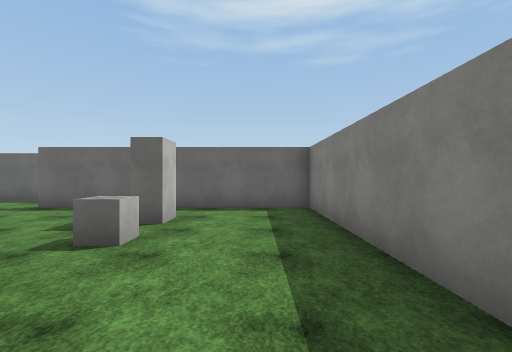
View 1 (above)

16 first-person views from a walk through a Unity game level. The camera is 1.5 m above the floor, looks level and sees 85° across. The floor is counted in squares, 2 m on a side. Each view is taken from the middle of a square. On the plan, view 1 faces up. The plan holds only what a view shows up to about 10 squares ahead; the rest is blank. The player character is not drawn. Surface patterns are stand-ins for the level's own textures.

View 2
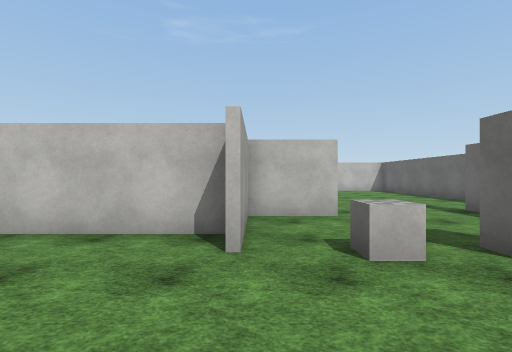

View 3
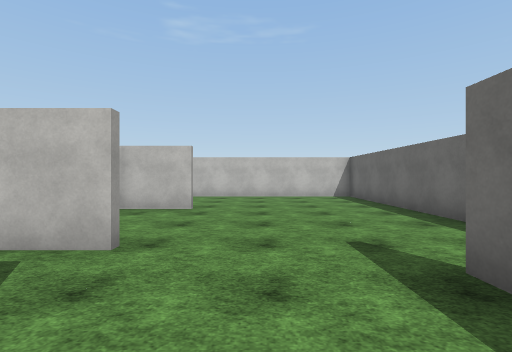

View 4
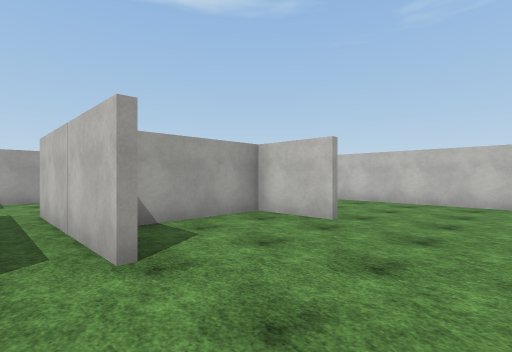

View 5
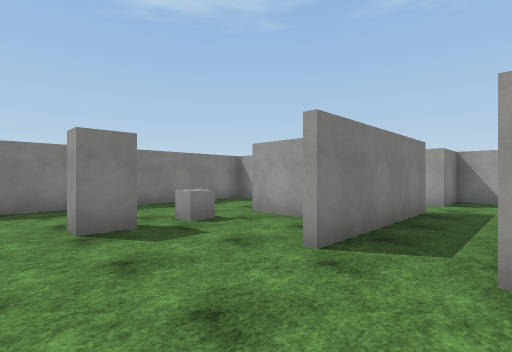

View 6
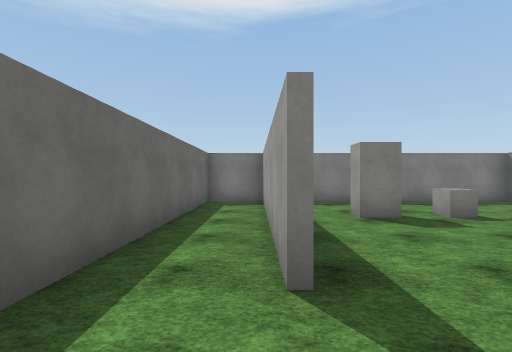

View 7
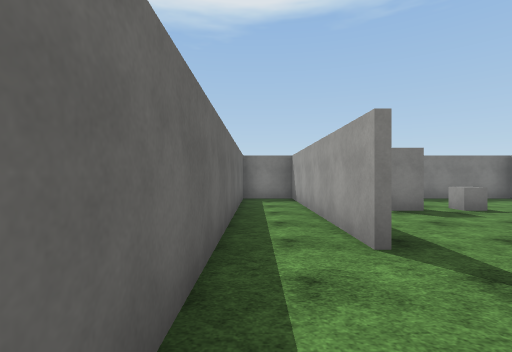

View 8
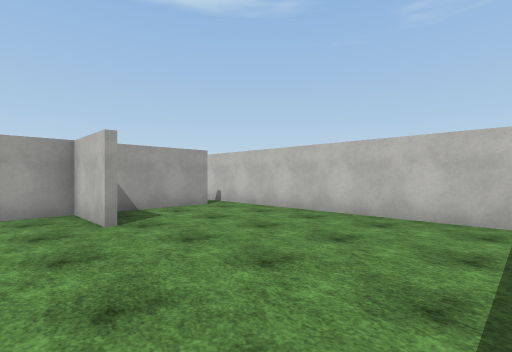

View 9
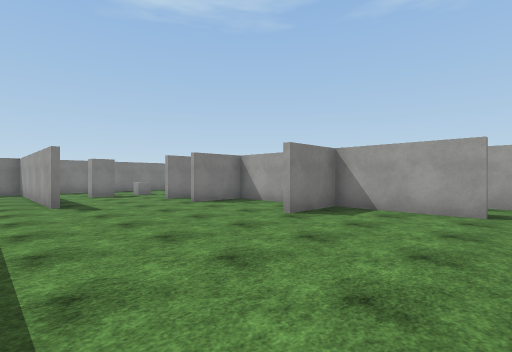

View 10
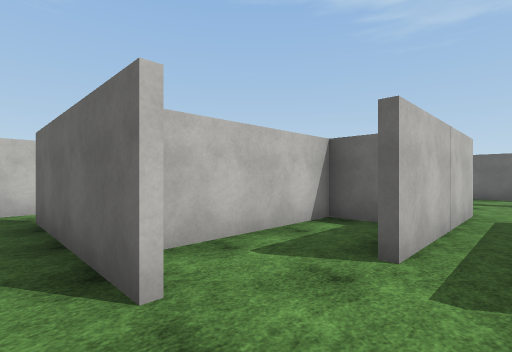

View 11
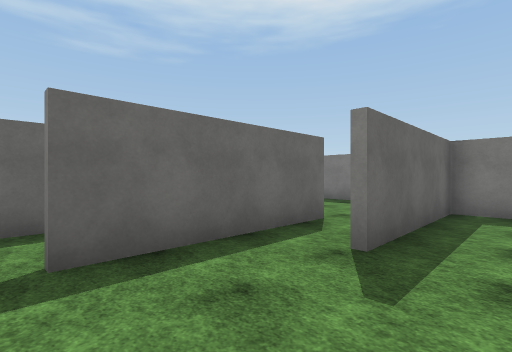

View 12
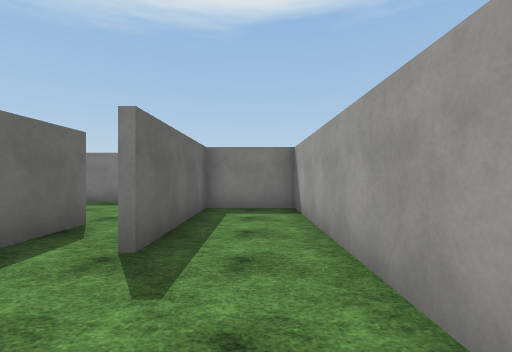

View 13
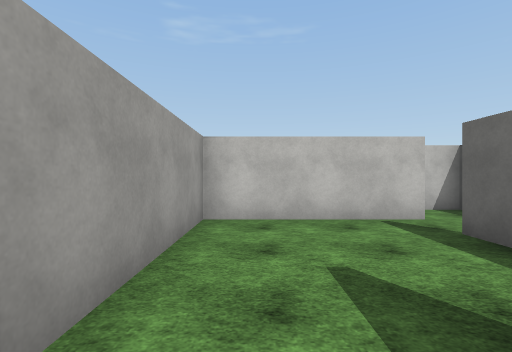

View 14
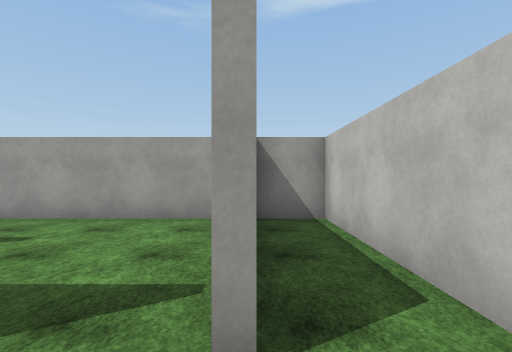

View 15
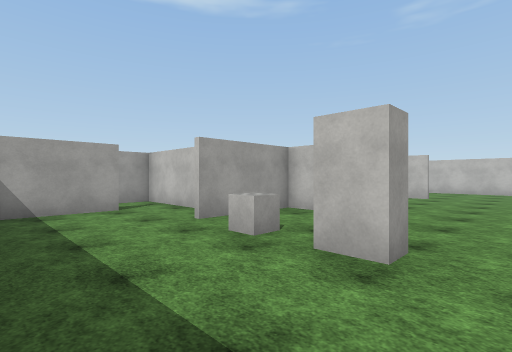

View 16
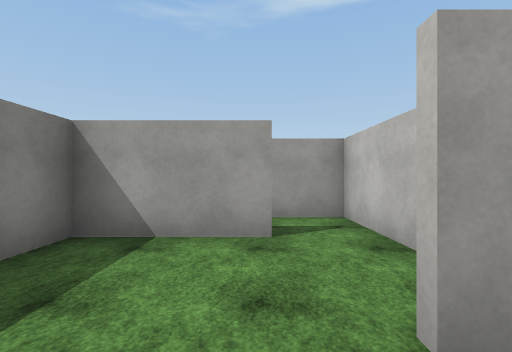

### Floor plan
Points are (right, up) in squares from view 1. A wall is a line through its corners. A room is listed if a view was taken in it or the views show most of it. See-through windows are left out.
Room 1 (views 1, 2, 3, 4, 5, 6, 7, 8, 9, 15, 16)
walls: (-5.2, 6.8) (1.3, 6.8) (1.3, 8.4) (-13, 8.4); (-4.2, 3.6) (-4.2, 1.8) (-1.8, 1.8); (-9.3, 3.6) (-9.3, 1.8) (-6, 1.8) (-6, 3.6); (-2.6, 1.6) (-2.6, -2.1) (-1.2, -2.1); (-1.2, -0.4) (1.3, -0.4) (1.3, 6.6) (-5.2, 6.6); (-12.5, 1.8) (-9.5, 1.8) (-9.5, 3.6); (-13.2, 7.9) (-13.2, 2.5)
ways out: opening at (-5, 4) to room 6; opening at (-13, 2) to room 7
objects: cube (-2, 3); block (-2, 5)
Room 2 (view 10)
walls: (-6.2, -3.6) (-4.4, -3.6) (-4.4, -2.1)
ways out: opening at (-7.5, -3) to room 3; opening at (-5.5, -2) to room 5
Room 3 (views 11, 12, 13)
walls: (-6.5, -2.3) (-10.6, -2.3); (-11.8, -2) (-11.8, -5.9) (-4.4, -5.9) (-4.4, -3.8) (-8.4, -3.8); (-10.2, -0.5) (-10.9, -0.5)
ways out: opening at (-7.5, -3) to room 2; opening at (-12, -1.5) to room 4; opening at (-10, -1)
Room 4 (view 14)
walls: (-13.2, -0.4) (-13.2, -5.9) (-12, -5.9)
ways out: opening at (-12, -1.5) to room 3
Room 5 (no view inside)
walls: (-6.8, 1.6) (-7.7, 1.6) (-7.7, -1.8)
ways out: opening at (-5.5, -2) to room 2; opening at (-6, -1) to room 6
Room 6 (no view inside)
walls: (-4.4, -0.5) (-4.4, 3.6); (-5.8, 3.6) (-5.8, -0.5); (-2.8, -1) (-2.8, 0); (-4.4, -2.1) (-4, -2.1)
ways out: opening at (-5, 4) to room 1; opening at (-6, -1) to room 5
Room 7 (no view inside)
walls: (-12.8, -0.4) (-12.1, -0.4); (-13.2, 2.5) (-13.2, 0.6)
ways out: opening at (-13, 2) to room 1

Where each view was taken, in squares from view 1:
view 1: 0 up, 0 right, facing up
view 2: 2 up, 1 right, facing left
view 3: 5 up, 3 left, facing left
view 4: 6 up, 5 left, facing down-left
view 5: 6 up, 6 left, facing down-right
view 6: 7 up, 7 left, facing right
view 7: 8 up, 8 left, facing right
view 8: 8 up, 8 left, facing down-left
view 9: 8 up, 13 left, facing down-right
view 10: 3 down, 5 left, facing up-left
view 11: 5 down, 11 left, facing up-right
view 12: 5 down, 11 left, facing right
view 13: 5 down, 7 left, facing left
view 14: 1 down, 12 left, facing down
view 15: 6 up, 1 right, facing down-left
view 16: 3 up, 1 left, facing down
